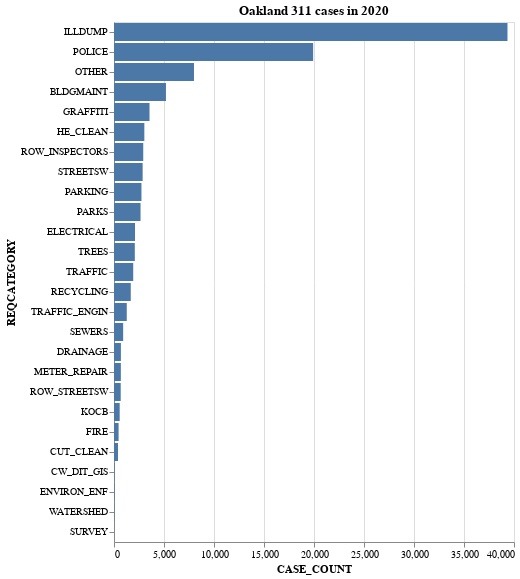

The code cell stored with this chart in its notebook:
### Markdown cell above
Visualize it in a bar chart in descending order.

### Code cell
alt.Chart(category_counts_2020).mark_bar().encode(
    
    x = 'CASE_COUNT',
    y = alt.Y('REQCATEGORY', sort = '-x')
    
).properties(

    title = 'Oakland 311 cases in 2020'
)

### Figure 1 — Vega-Lite specification as saved in the notebook (floating-point values rounded to 4 significant figures)
{"config": {"view": {"continuousWidth": 400, "continuousHeight": 300}}, "data": {"name": "data-5a3021fe4bb62d944c1b8d0bbfa01611"}, "mark": "bar", "encoding": {"x": {"type": "quantitative", "field": "CASE_COUNT"}, "y": {"type": "nominal", "field": "REQCATEGORY", "sort": "-x"}}, "title": "Oakland 311 cases in 2020", "$schema": "https://vega.github.io/schema/vega-lite/v4.8.1.json", "datasets": {"data-5a3021fe4bb62d944c1b8d0bbfa01611": [{"REQCATEGORY": "ILLDUMP", "CASE_COUNT": 39349}, {"REQCATEGORY": "POLICE", "CASE_COUNT": 19913}, {"REQCATEGORY": "OTHER", "CASE_COUNT": 7999}, {"REQCATEGORY": "BLDGMAINT", "CASE_COUNT": 5196}, {"REQCATEGORY": "GRAFFITI", "CASE_COUNT": 3551}, {"REQCATEGORY": "HE_CLEAN", "CASE_COUNT": 3034}, {"REQCATEGORY": "ROW_INSPECTORS", "CASE_COUNT": 2925}, {"REQCATEGORY": "STREETSW", "CASE_COUNT": 2864}, {"REQCATEGORY": "PARKING", "CASE_COUNT": 2746}, {"REQCATEGORY": "PARKS", "CASE_COUNT": 2654}, {"REQCATEGORY": "ELECTRICAL", "CASE_COUNT": 2103}, {"REQCATEGORY": "TREES", "CASE_COUNT": 2082}, {"REQCATEGORY": "TRAFFIC", "CASE_COUNT": 1922}, {"REQCATEGORY": "RECYCLING", "CASE_COUNT": 1676}, {"REQCATEGORY": "TRAFFIC_ENGIN", "CASE_COUNT": 1277}, {"REQCATEGORY": "SEWERS", "CASE_COUNT": 916}, {"REQCATEGORY": "DRAINAGE", "CASE_COUNT": 690}, {"REQCATEGORY": "METER_REPAIR", "CASE_COUNT": 685}, {"REQCATEGORY": "ROW_STREETSW", "CASE_COUNT": 671}, {"REQCATEGORY": "KOCB", "CASE_COUNT": 568}, {"REQCATEGORY": "FIRE", "CASE_COUNT": 459}, {"REQCATEGORY": "CUT_CLEAN", "CASE_COUNT": 403}, {"REQCATEGORY": "CW_DIT_GIS", "CASE_COUNT": 53}, {"REQCATEGORY": "ENVIRON_ENF", "CASE_COUNT": 53}, {"REQCATEGORY": "WATERSHED", "CASE_COUNT": 38}, {"REQCATEGORY": "SURVEY", "CASE_COUNT": 1}]}}
